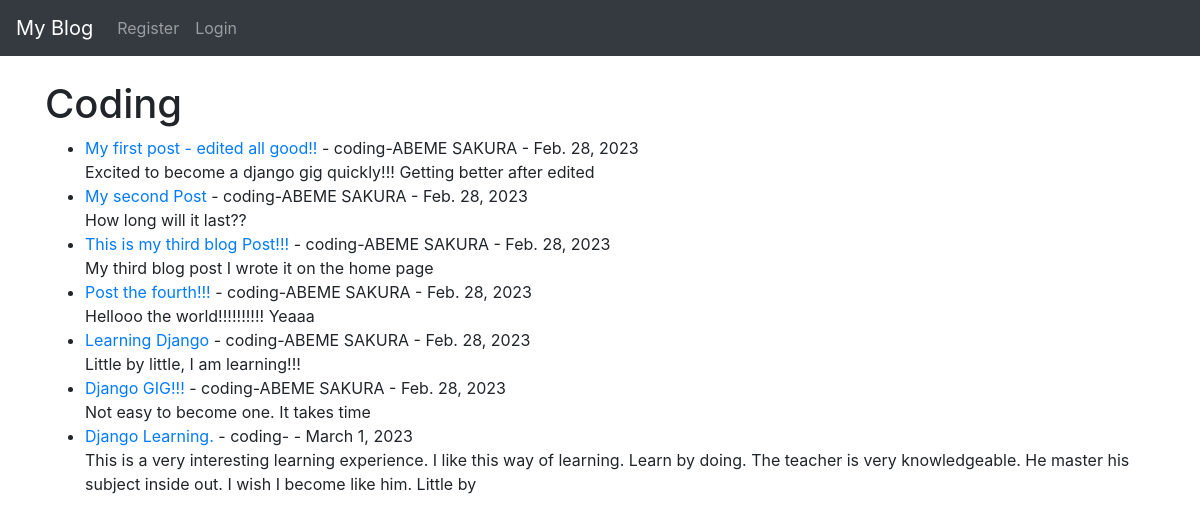
/category/coding/, run on the app's committed database.
### sakurablog/models.py (models this page shows, shortened)
class Post(models.Model):
    title = models.CharField(max_length=255)
    title_tag = models.CharField(max_length=255)
    author = models.ForeignKey(User,on_delete=models.CASCADE)
    body = models.TextField()
    post_date = models.DateField(auto_now_add=True)
    category = models.CharField(max_length=255, default='coding')

### sakurablog/views.py (the view)
# urls.py: path('category/<str:cats>/',CategoryView, name='category'),
def CategoryView(request, cats):
    category_posts = Post.objects.filter(category=cats)
    return render(request, 'categories.html',{'cats':cats.title(), 'category_posts':category_posts})

### sakurablog/templates/categories.html (shortened to what this page needs)
  {% extends 'base.html' %}
  {% block content %}
{% if category_posts %}
  <h1>{{ cats }}</h1>
  <ul>
   {% for post in category_posts %}
   <li><a href="{% url 'article-detail' post.pk %}">{{ post.title}}</a> - {{ post.category }}-{{post.author.first_name}} {{ post.author.last_name}} - {{ post.post_date }} <br/>
  {{ post.body|slice:":200"|safe }}</li>
   {% endfor %}
  </ul>
{% else %}
  Sorry, this page does not exist!!!
{% endif %}
  {% endblock %}

### data on the page
Post: title "My first post - edited all good!!", category "coding", author.first_name "ABEME", author.last_name "SAKURA", post_date "Feb. 28, 2023", body "Excited to become a django gig quickly!!! Getting better after edited"
Post: title "My second Post", category "coding", author.first_name "ABEME", author.last_name "SAKURA", post_date "Feb. 28, 2023", body "How long will it last??"
Post: title "This is my third blog Post!!!", category "coding", author.first_name "ABEME", author.last_name "SAKURA", post_date "Feb. 28, 2023", body "My third blog post I wrote it on the home page"
Post: title "Post the fourth!!!", category "coding", author.first_name "ABEME", author.last_name "SAKURA", post_date "Feb. 28, 2023", body "Hellooo the world!!!!!!!!!! Yeaaa"
Post: title "Learning Django", category "coding", author.first_name "ABEME", author.last_name "SAKURA", post_date "Feb. 28, 2023", body "Little by little, I am learning!!!"
Post: title "Django GIG!!!", category "coding", author.first_name "ABEME", author.last_name "SAKURA", post_date "Feb. 28, 2023", body "Not easy to become one. It takes time"
Post: title "Django Learning.", category "coding", post_date "March 1, 2023", body "This is a very interesting learning experience. I like this way of learning. Learn by doing. The teacher is very knowledgeable. He master his subject inside out. I wish I become like him. Little by"

### other printed values
{{ cats }} "Coding"
